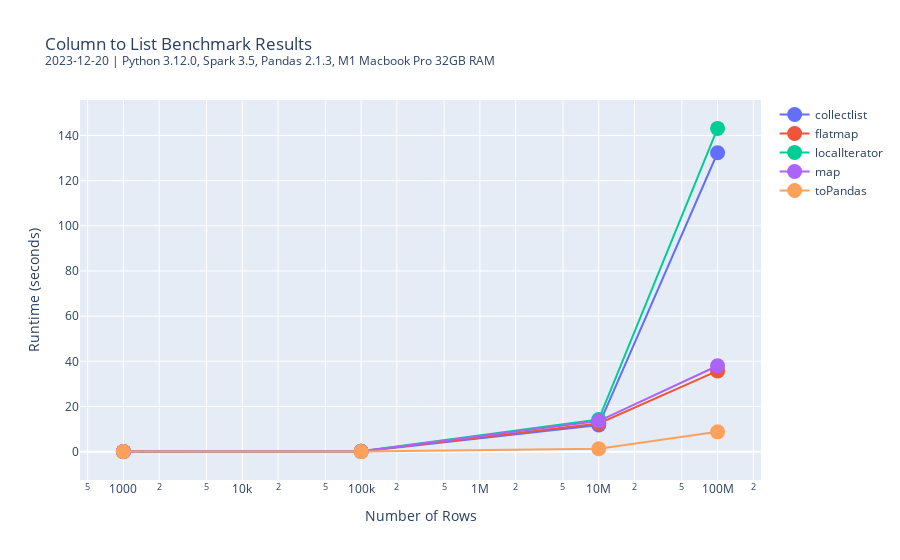

The cell this chart's notebook holds for it:
### Code cell
show_line_plot(average_df)

### Figure 1 — Plotly figure (JSON) as saved in the notebook; plotly's stock layout.template omitted (floating-point values rounded to 4 significant figures)
{"data": [{"hovertemplate": "test_name=collectlist<br>Number of Rows=%{x}<br>Runtime (seconds)=%{y}<extra></extra>", "legendgroup": "collectlist", "line": {"color": "#636efa", "dash": "solid"}, "marker": {"size": 15, "symbol": "circle"}, "mode": "markers+lines", "name": "collectlist", "orientation": "v", "showlegend": true, "type": "scatter", "x": [1000, 100000, 10000000, 100000000], "xaxis": "x", "y": [0.01793, 0.1269, 11.79, 132.4], "yaxis": "y"}, {"hovertemplate": "test_name=flatmap<br>Number of Rows=%{x}<br>Runtime (seconds)=%{y}<extra></extra>", "legendgroup": "flatmap", "line": {"color": "#EF553B", "dash": "solid"}, "marker": {"size": 15, "symbol": "circle"}, "mode": "markers+lines", "name": "flatmap", "orientation": "v", "showlegend": true, "type": "scatter", "x": [1000, 100000, 10000000, 100000000], "xaxis": "x", "y": [0.06281, 0.1788, 12.48, 35.76], "yaxis": "y"}, {"hovertemplate": "test_name=localIterator<br>Number of Rows=%{x}<br>Runtime (seconds)=%{y}<extra></extra>", "legendgroup": "localIterator", "line": {"color": "#00cc96", "dash": "solid"}, "marker": {"size": 15, "symbol": "circle"}, "mode": "markers+lines", "name": "localIterator", "orientation": "v", "showlegend": true, "type": "scatter", "x": [1000, 100000, 10000000, 100000000], "xaxis": "x", "y": [0.01858, 0.1565, 14.27, 143.1], "yaxis": "y"}, {"hovertemplate": "test_name=map<br>Number of Rows=%{x}<br>Runtime (seconds)=%{y}<extra></extra>", "legendgroup": "map", "line": {"color": "#ab63fa", "dash": "solid"}, "marker": {"size": 15, "symbol": "circle"}, "mode": "markers+lines", "name": "map", "orientation": "v", "showlegend": true, "type": "scatter", "x": [1000, 100000, 10000000, 100000000], "xaxis": "x", "y": [0.06348, 0.19, 13.55, 38.04], "yaxis": "y"}, {"hovertemplate": "test_name=toPandas<br>Number of Rows=%{x}<br>Runtime (seconds)=%{y}<extra></extra>", "legendgroup": "toPandas", "line": {"color": "#FFA15A", "dash": "solid"}, "marker": {"size": 15, "symbol": "circle"}, "mode": "markers+lines", "name": "toPandas", "orientation": "v", "showlegend": true, "type": "scatter", "x": [1000, 100000, 10000000, 100000000], "xaxis": "x", "y": [0.01949, 0.03408, 1.258, 8.771], "yaxis": "y"}], "layout": {"legend": {"title": {"text": ""}, "tracegroupgap": 0}, "title": {"text": "Column to List Benchmark Results<br><sup>2023-12-20 | Python 3.12.0, Spark 3.5, Pandas 2.1.3, M1 Macbook Pro 32GB RAM</sup></br>"}, "xaxis": {"anchor": "y", "domain": [0, 1], "title": {"text": "Number of Rows"}, "type": "log"}, "yaxis": {"anchor": "x", "domain": [0, 1], "title": {"text": "Runtime (seconds)"}}}}
